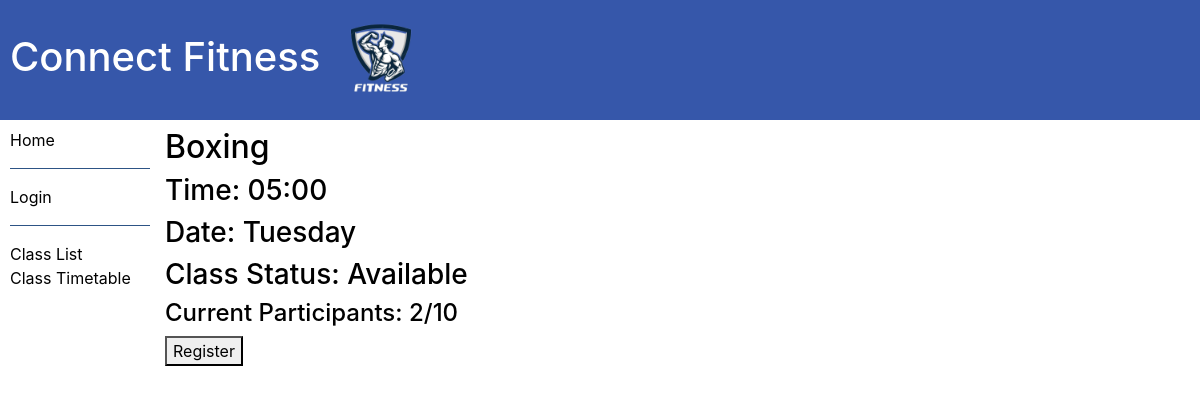
The app's page /ERP/timetable_class/26 with its own data.
### ERP/models.py (models this page shows, shortened)
class timetable_class_instance(models.Model):
    gym_class = models.ForeignKey('Gym_class', on_delete=models.RESTRICT, null=True, blank = True)
    time_slot = models.CharField(max_length=5, null=True, blank=True)
    day = models.CharField(max_length = 10,null=True, blank = True)
    Class_status =(
        ("a", "Available"),
        ("c", "Cancelled"),
        ("h", "On Hold"),
    )
    status = models.CharField(max_length=1,choices=Class_status,blank=False,
                              default="a", help_text="Class status")
    current_participants = models.CharField(max_length = 2, null = True, blank = True)
    class Meta:
        ordering = ['time_slot', 'day']

class Gym_class(models.Model):
    title = models.CharField(max_length = 100)
    description = models.TextField(max_length=1000)
    archive = models.BooleanField(null = True, default=False)
    max_participants = models.CharField(max_length = 2, null = True , blank = True)
    class Meta:
        ordering = ['title']

### ERP/views.py (the view)
# urls.py: path("timetable_class/<int:pk>", views.Timetable_Class_detail.as_view(), name="timetable_class"),
class Timetable_Class_detail(generic.DetailView):
    model = timetable_class_instance
    context_object_name = "timetable_class"
    template_name="timetable_class_detail.html"

### ERP/templates/timetable_class_detail.html (shortened to what this page needs)
{% extends "base_generic.html" %}
{% block content %}
{% load static %}
<head >
</head>
<h2><a href = "{% url 'classes' pk=timetable_class.gym_class.pk %}">{{timetable_class.gym_class.title}}</a></h2>
<h3>Time: {{timetable_class.time_slot}}</h3>
<h3>Date: {{timetable_class.day}}</h3>
<h3>Class Status: {{timetable_class.get_status_display}}</h3>
{% if timetable_class.gym_class.max_participants %}
    <h4>Current Participants: {{timetable_class.current_participants}}/{{timetable_class.gym_class.max_participants}}</h4>
{% endif %}
<button>Register</button>
{% endblock %}

### ERP/templates/base_generic.html (style rules this page uses)
html { background-color: #ffffff; }
body { visibility: visable; opacity: 1; background-color: #000000; }
a { color: #000000 }

### records on screen
timetable_class_instance: gym_class "Boxing", time_slot "05:00", day "Tuesday", status "Available", current_participants "2", gym_class.max_participants "10"
